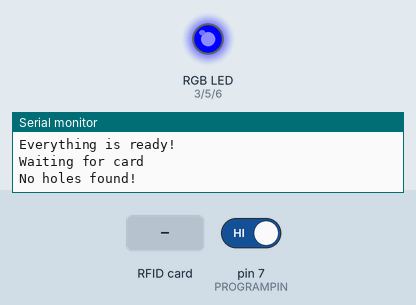
A sketch run on a simulated Arduino Uno, built with avr-gcc and run on an emulated ATmega328P. On the bench: an RGB LED mixed from three pins (HIGH = lit), the last lines printed to the serial monitor. Dashed ring = blinking. Inputs (shaded band) come from the test bench; at power-on: pin 7 (PROGRAMPIN) HIGH. Pins used as bus, display or sensor lines are not drawn.

Above: at 5.8 s.
5.9 s: RFID card 5E 7A 19 C4 held to the reader
At 6.19 s:
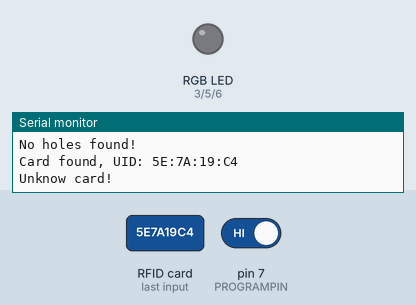
At 6.8 s:
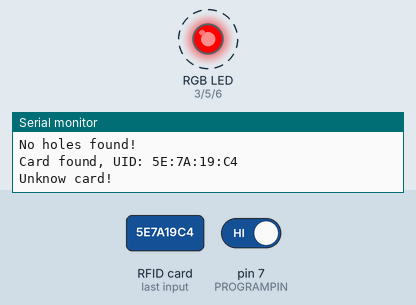
8.4 s: pin 7 (PROGRAMPIN) driven LOW
Timing chart, 0 to 11.4 s (numbered marks = the images above; inputs shaded):
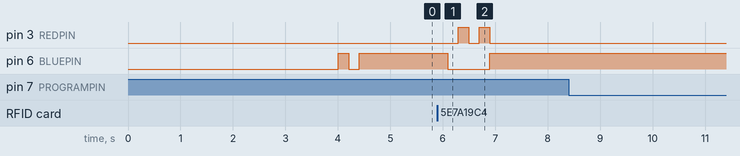

The sketch:

cardControll.ino
```cpp
#include <SPI.h>          // RC522 Module over the SPI protocol
#include <MFRC522.h>      // Library for Mifare RC522
#include <EEPROM.h>       // Library for EEPROM editing
#include <Wire.h>         //I2C library

#include "SETTINGS.h"     // Import settings

//Global var initiation
boolean match = false;      //If card is in system
boolean programingMode = false;     //If enabled cards can be added/removed
boolean successfulRead; //reader succesfully reads

byte readCard[4];     //Stores currently read card
byte masterCard[4];  //Stores/Caches mastercard
int endOfCardMemory = 0;  //Stores last address, for efficiency
boolean holesInEEPROM = true;
boolean access = false;
unsigned long startTimeout;
unsigned long currentTime;


MFRC522 rfid(MRC522_SS_PIN, MRC522_RST_PIN);      //Make instance of MRC522 module


void setup() {
  //Start serial for debuging purposes
  Wire.begin(0x10);
  Wire.onRequest(requestEvent);
  Serial.begin(9600);
  Serial.println("___________Card control V0.5___________");

  //Start SPI comunication
  SPI.begin();
  rfid.PCD_Init();     //Initialize MFRC522

  //Set up rgb led
  pinMode(REDPIN, OUTPUT);
  pinMode(GREENPIN, OUTPUT);
  pinMode(BLUEPIN, OUTPUT);
  pinMode(PROGRAMPIN, INPUT_PULLUP);

  //Check if button is pressed, for reseting
  if (digitalRead(PROGRAMPIN) == LOW) {
    Serial.println("Formating EEPROM");
    blickColor("purple", 100, 3, "blue");
    setupUpEEPROM();
  }
  checkMaster(); // Check if a mastercard record is present, else generate one.
  findLastAdress(); // Check EEPROM
  displayEEPROM(); // Display EEPROM in serial monitor

  Serial.println("Everything is ready!");
  Serial.println("Waiting for card");
  blickColor("blue", 100, 2, "blue");
  findAddressOfHole();
  findLastAdress();
}

void loop() {
  do {
    if(access){
      // Time out for access
      currentTime = millis();
      if(startTimeout + 4000 < currentTime){
        access = false;
        blickColor("blue",100,0,"blue");
      }
    }
    successfulRead = gotNewUID();
    if (digitalRead(PROGRAMPIN) == LOW) {
      displayEEPROM();
    }
    delay(100);
  } while (!successfulRead);
  if (compareByteArray(readCard, masterCard)) { // Check if it is the masterCard
    Serial.println("Found the almighty masterCard");
    if (!programingMode) {
      Serial.println("Going into programing mode");
      blickColor("green", 100, 1, "purple");
      programingMode = true;
    } else {
      Serial.println("Existing programing mode");
      blickColor("red", 100, 1, "blue");
      programingMode = false;
    }
  } else {
    if (!programingMode) {
      if (findCard(readCard) != 0) {
        Serial.println("Known card!");
        access = true;
        startTimeout = millis();
        blickColor("green", 100, 2, "green");
      } else {
        Serial.println("Unknow card!");
        access = false;
        blickColor("red", 100, 2, "blue");
      }
    } else { // In programing mode
      if (findCard(readCard) == 0) {
        blickColor("green", 100, 2, "purple");
        Serial.println("Programing mode adding card");
        addCard(readCard);
      } else {
        blickColor("red", 100, 2, "purple");
        Serial.println("Programing mode removing card");
        removeCard(readCard);
      }
    }
  }
}
// Connection with Gumballmachine to grand access
void requestEvent(int bytes){
   byte respond;
    if(access){
      respond = 0xFF;
    }else{
      respond = 0x00;
    }
    Wire.write(respond);
}
```

lightControll.ino
```cpp
/*
  Color codes:
    red: 255, 0, 0
    green: 0, 255, 0
    blue: 0,0,255
    purple: 128, 16, 15
    orange: 244, 111, 17

*/
byte offCode[3] = {0,0,0};
byte colorCode[3];
//String to color code conversion
void getColorCode(String color){
  if(color == "red"){
    colorCode[0] = 255;
    colorCode[1] = 0;
    colorCode[2] = 0;
  }else if(color == "green"){
    colorCode[0] = 0;
    colorCode[1] = 255;
    colorCode[2] = 0;
  }else if(color == "blue"){
    colorCode[0] = 0;
    colorCode[1] = 0;
    colorCode[2] = 255;
  }else if(color == "purple"){
    colorCode[0] = 128;
    colorCode[1] = 16;
    colorCode[2] = 15;
  }
}
//Set to color of the Led by given 3 byte values and a brightness
void setColor(byte colorCode[3], int brightness){
  byte red = colorCode[0] * (brightness/100);
  byte green = colorCode[1] * (brightness/100);
  byte blue = colorCode[2] * (brightness/100);

  analogWrite(REDPIN, red);
  analogWrite(GREENPIN, green);
  analogWrite(BLUEPIN, blue);
}

//Change to color to make a blink effect given the color as a string, and an ending color to resume one
void blickColor(String color, int brightness, int blickTimes, String endColor){
  getColorCode(color);
  for(int i = 0; i<blickTimes; i++){
    setColor(offCode,0);
    delay(200);
    setColor(colorCode,brightness);
    delay(200);
  }
  getColorCode(endColor);
  setColor(colorCode,100);
}
```

readAndSave.ino
```cpp
void setupUpEEPROM(){
  Serial.println("------------------------------------------------------");
  Serial.println("Removing all existing RFID UID's                      ");
  Serial.println("By setting every address to 0                         ");
  Serial.println("Set EEPROMSize is:                                    ");
  Serial.println(EEPROMSIZE);
  Serial.println("------------------------------------------------------");
  byte zero  = 0;
  for(int adr = MEMBASE; adr <= EEPROMSIZE; adr++) {
    EEPROM.write(adr, zero);
  }
}


// Display the contents of the EEPROM in the serial monitor
void displayEEPROM(){
  Serial.println("-------------EEPROM MEMORY---------------");
  Serial.println("");
  for(int adr = MEMBASE; adr <= EEPROMSIZE; adr++) {
    byte value = EEPROM.read(adr);
    Serial.print(value,HEX);
    Serial.print("|");
    if(adr % 4 == 0) Serial.println("");
  }
  Serial.println("");
}

//Check two byte arrays
boolean compareByteArray(byte a[], byte b[]){
  for(int i = 0; i < 4; i++){
    if(a[i] != b[i]){
      return false; //If one isn't equal, then are the ID not equel
    }
  }
  return true;
}

void checkMaster(){
  //Read the first 4 bytes after adress 0 (cardAmount) of memory (masterCard location), if empty mastercard should be set
  boolean masterCardIsDefined = true;
  for(int adr = MEMBASE + 1; adr < MEMBASE+5; adr++){
    if(EEPROM.read(adr) == 0){
      masterCardIsDefined = false;
    }
  }
  if(!masterCardIsDefined){
    Serial.println("No master card has been set!");
    Serial.println("Scan card to be set as masterCard");
    blickColor("purple", 100, 5, "purple");
    do{
      successfulRead = gotNewUID();
    } while (!successfulRead);
    int cardIndex = 0;
    for(int adr = MEMBASE + 1; adr < MEMBASE+5; adr++){
      EEPROM.write(adr,readCard[cardIndex]);
      cardIndex++;
    }
    for(int i = 0; i < 4; i++){
      masterCard[i] = readCard[i]; //Caching masterCard
    }
    findLastAdress();   //Set the end of array after adding a card
  }else{
    //Mastercard is set, cache it for quick use
    int cardIndex = 0;
    for(int adr = MEMBASE+1; adr < MEMBASE+5; adr++){
      masterCard[cardIndex] = EEPROM.read(adr);
      cardIndex++;
    }
  }
}

//Checkes if a card is saved on the SD
void findLastAdress(){
  int amountOfCards = EEPROM.read(0);
  endOfCardMemory = 5 + amountOfCards * 4;
}
//Seaches for a card in the EEPROM
int findCard(byte cardToFind[4]){
  byte compareCard[4];
  int cardIndex = 0;
  for(int adr = MEMBASE+5; adr < endOfCardMemory; adr++){
    compareCard[cardIndex] = EEPROM.read(adr);
    if(cardIndex == 3){
      if(compareByteArray(cardToFind, compareCard)){
        return adr - 3;
      }else{
        cardIndex = 0;
      }
    }else{
      cardIndex++;
    }
  }
  return 0;
}

// Add a new file to SD card
void addCard(byte cardToAdd[4]){
  int addressToWrite;
  int hole = findAddressOfHole();
  if(hole != endOfCardMemory){
    addressToWrite = hole;
  }else{
    addressToWrite = endOfCardMemory;
  }
  int cardIndex = 0;
  Serial.println(addressToWrite);
  for(int adr = MEMBASE + addressToWrite; adr < MEMBASE + addressToWrite+4; adr++ ){
    EEPROM.write(adr,cardToAdd[cardIndex]);
    cardIndex++;
  }
  int amountOfCards = EEPROM.read(0);
  EEPROM.write(0,amountOfCards+1);
  findLastAdress();
  displayEEPROM();
}

// Remove a file/UID from SD card
void removeCard(byte cardToRemove[4]){
  int cardAdress = findCard(cardToRemove);
  if(cardAdress != 0){
    Serial.println("Found card, removing it!");
    for(int adr = cardAdress; adr < cardAdress+4; adr++){
      EEPROM.write(adr,0);
    }
    holesInEEPROM = true;
  }else{
    Serial.println("Card doesn't exist and can't be removed");
  }
  displayEEPROM();
}
//Searches for hole in the EEPROM to fill
int findAddressOfHole(){
  int holeSizeCounter = 0;
  for(int adr = MEMBASE+5; adr<endOfCardMemory; adr++){
      if(EEPROM.read(adr) == 0){
        holeSizeCounter++;
        if(holeSizeCounter == 4){
          boolean endOfMemory = true;
          for(int endingAdr = adr; endingAdr<endOfCardMemory; endingAdr++){
            if(EEPROM.read(endingAdr) != 0){
              endOfMemory = false;
            }
          }
          if(endOfMemory){
            Serial.println("Hole found at end");
            endOfCardMemory = adr;
            int amountOfCards = (adr - 5)/4;
            EEPROM.write(0,amountOfCards);
            findLastAdress();
          }else{
            Serial.print("found Hole at:");
            Serial.println(adr-3);
            return adr - 3;
          }
        }
      }
  }
  Serial.println("No holes found!");
  holesInEEPROM = false;
  return endOfCardMemory;
}
```

rfidControl.ino
```cpp
//_____________________ Functions for controling RFID module _____________________
boolean gotNewUID(){
  if( !rfid.PICC_IsNewCardPresent()){    //Only if a new carded is presented continue
    return false;
  }else if( ! rfid.PICC_ReadCardSerial()){      //Read the new card, if failed quit
    return false;
  }

  Serial.print(F("Card found, UID: "));
  displayReadCard();
  Serial.println("");     //Clear line
  rfid.PICC_HaltA();     // Stop reading
  return true;    //return successful reading of a card
}
//Display card in serial monitor
void displayReadCard(){
  for (int i=0 ; i<4; i++){     //Iterate for every part of the 4 block UID
    readCard[i] = rfid.uid.uidByte[i];     //Add block to read card
    Serial.print(readCard[i], HEX);     //Display block
    if(i < 3)Serial.print(":");
  }
}
```

SETTINGS.h
```cpp
#define MRC522_SS_PIN 10
#define MRC522_RST_PIN 9
#define SD_SS_PIN 7
#define REDPIN 3
#define GREENPIN 5
#define BLUEPIN 6
#define EEPROMSIZE 1024
#define MEMBASE  0
#define PROGRAMPIN 7
```

Measured:
- after the input at 5.9 s, pin 3 (REDPIN): alternates HIGH for 0.20 s and LOW for 0.20 s, 4 changes in all, then stays LOW, starting after 0.39 s; pin 6 (BLUEPIN): HIGH → LOW after 0.19 s, → HIGH 0.80 s later
